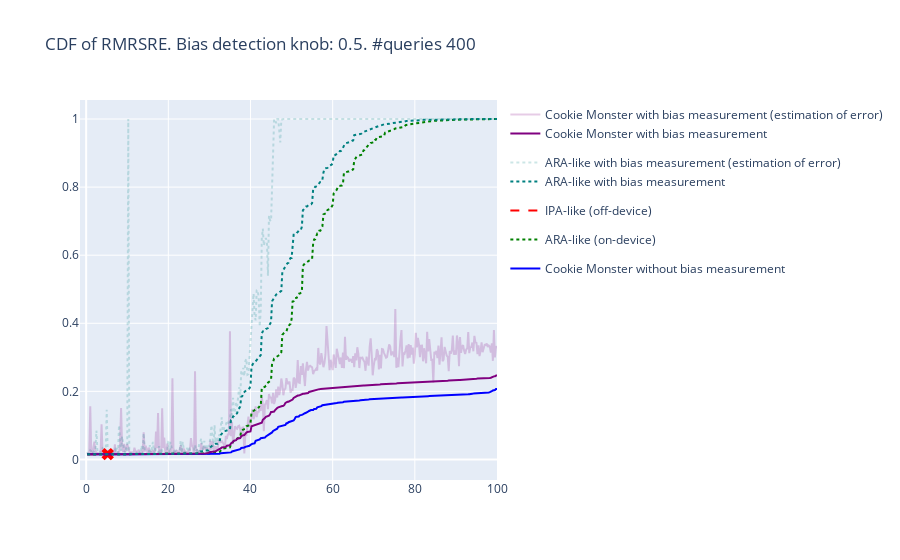

Here is the notebook cell this chart was saved with:
### Code cell
full_cdfs = go.Figure()
full_cdfs.add_trace(trace_unsorted_cm)
full_cdfs.add_trace(trace_unsorted_ara)

# full_cdfs.add_trace(trace_cutoff)
for trace in cdf(**cdf_args):
    full_cdfs.add_trace(trace)
full_cdfs.update_layout(title=f"CDF of RMRSRE. Bias detection knob: {bias_detection_knob}. #queries {num_queries}")
full_cdfs

### Figure 1 — Plotly figure (JSON) as saved in the notebook; plotly's stock layout.template omitted (floating-point values rounded to 4 significant figures; data arrays with more than 128 entries replaced by an {"elided": "..."} marker saying what was removed)
{"data": [{"legendgroup": "Cookie Monster with bias measurement", "line": {"dash": "solid"}, "marker": {"color": "rgba(128, 0, 128, 0.2)", "symbol": "circle"}, "mode": "lines", "name": "Cookie Monster with bias measurement (estimation of error)", "showlegend": true, "type": "scatter", "x": {"elided": "400 float values"}, "y": {"elided": "400 float values"}}, {"legendgroup": "ARA-like with bias measurement", "line": {"dash": "dot"}, "marker": {"color": "rgba(0, 128, 128, 0.2)", "symbol": "diamond"}, "mode": "lines", "name": "ARA-like with bias measurement (estimation of error)", "showlegend": true, "type": "scatter", "x": {"elided": "400 float values"}, "y": {"elided": "400 float values"}}, {"legendgroup": "IPA-like (off-device)", "line": {"dash": "dash"}, "marker": {"color": "red", "symbol": "x"}, "mode": "lines", "name": "IPA-like (off-device)", "showlegend": true, "type": "scatter", "x": [0.25, 0.5, 0.75, 1, 1.25, 1.5, 1.75, 2, 2.25, 2.5, 2.75, 3, 3.25, 3.5, 3.75, 4, 4.25, 4.5, 4.75, 5, 5.25], "y": [0.01546, 0.01551, 0.01553, 0.01554, 0.01554, 0.01556, 0.01556, 0.01556, 0.01556, 0.01556, 0.01556, 0.01556, 0.01558, 0.01558, 0.01558, 0.01559, 0.0156, 0.0156, 0.01561, 0.01561, 0.01564]}, {"legendgroup": "IPA-like (off-device)", "marker": {"color": "red", "size": 11, "symbol": "x"}, "mode": "markers", "name": "IPA-like (off-device)", "showlegend": false, "type": "scatter", "x": [5.25], "y": [0.01564]}, {"legendgroup": "ARA-like (on-device)", "line": {"dash": "dot"}, "marker": {"color": "green", "symbol": "diamond"}, "mode": "lines", "name": "ARA-like (on-device)", "showlegend": true, "type": "scatter", "x": {"elided": "400 float values"}, "y": {"elided": "400 float values"}}, {"legendgroup": "Cookie Monster without bias measurement", "line": {"dash": "solid"}, "marker": {"color": "blue", "symbol": "circle"}, "mode": "lines", "name": "Cookie Monster without bias measurement", "showlegend": true, "type": "scatter", "x": {"elided": "400 float values"}, "y": {"elided": "400 float values"}}, {"legendgroup": "Cookie Monster with bias measurement", "line": {"dash": "solid"}, "marker": {"color": "purple", "symbol": "circle"}, "mode": "lines", "name": "Cookie Monster with bias measurement", "showlegend": true, "type": "scatter", "x": {"elided": "400 float values"}, "y": {"elided": "400 float values"}}, {"legendgroup": "ARA-like with bias measurement", "line": {"dash": "dot"}, "marker": {"color": "teal", "symbol": "diamond"}, "mode": "lines", "name": "ARA-like with bias measurement", "showlegend": true, "type": "scatter", "x": {"elided": "400 float values"}, "y": {"elided": "400 float values"}}], "layout": {"title": {"text": "CDF of RMRSRE. Bias detection knob: 0.5. #queries 400"}}}
